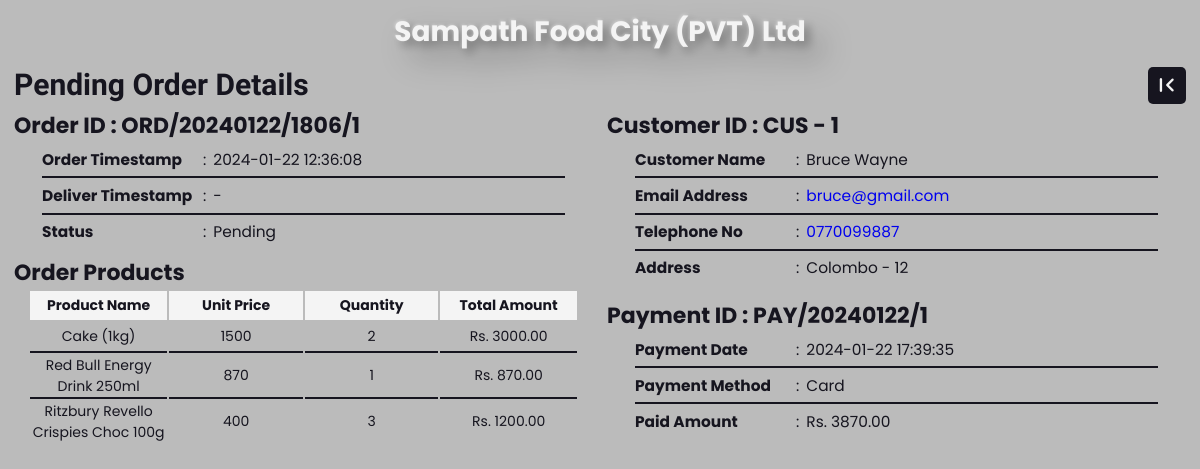
The app's page /Admin/Order-details.php?order=ORD/20240122/1806/1 with its own data.
### tables this page shows
CREATE TABLE `ordertb` (
  `OrderID` varchar(30) NOT NULL,
  `Order_Timestamp` timestamp NOT NULL DEFAULT current_timestamp(),
  `Deliver_Timestamp` timestamp NOT NULL DEFAULT current_timestamp() ON UPDATE current_timestamp(),
  `STATUS` enum('Deliver','Return','Pending') NOT NULL,
  `CusID` int(5) DEFAULT NULL,
  `StaffID` varchar(10) DEFAULT NULL
);

CREATE TABLE `order_product` (
  `OrderID` varchar(30) NOT NULL,
  `ProductID` varchar(20) NOT NULL,
  `Order_Quantity` int(5) NOT NULL
);

CREATE TABLE `product` (
  `ProductID` varchar(20) NOT NULL,
  `ProductName` varchar(100) NOT NULL,
  `Total_Quantity` int(11) NOT NULL,
  `Unit_Price` float NOT NULL,
  `Image` varchar(250) DEFAULT NULL,
  `CategoryID` int(11) DEFAULT NULL,
  `SupplierID` varchar(20) DEFAULT NULL
);

CREATE TABLE `customer` (
  `CustomerID` int(5) NOT NULL,
  `CusName` varchar(100) NOT NULL,
  `Address` text DEFAULT NULL,
  `GENDER` enum('Male','Female') NOT NULL,
  `DOB` date NOT NULL,
  `Email` varchar(120) NOT NULL,
  `ContactNo` varchar(20) NOT NULL
);

CREATE TABLE `payment` (
  `PaymentID` varchar(20) NOT NULL,
  `Payment_Timestamp` timestamp NOT NULL DEFAULT current_timestamp(),
  `Method` enum('Cash','Card') NOT NULL,
  `Total_Amount` float NOT NULL,
  `OrderID` varchar(30) DEFAULT NULL
);

### Admin/Order-details.php (the view, shortened to what this page needs)
<?php
    $OrderID = $_GET['order'];
?>
<!DOCTYPE html>
<html lang="en">
<head>
    <link href='https://unpkg.com/boxicons@2.1.2/css/boxicons.min.css' rel='stylesheet'>
</head>
<body>
    <main>
        <div class="h1">Sampath Food City (PVT) Ltd</div>
        <div class="insight">
            <div class="view">
                <div class="title">
                    <h2 id="title"></h2>
                    <div class="out">
                        <button onclick ="history.back()" class="in">
                            <span class="material-icons-round" id="home">first_page</span>
                        </button>
                    </div>
                </div>
                <div class="details">
                    <div class="main">
                        <div class="order table">
                            <?php
                                @include 'config.php';
                                $select = "SELECT * FROM ordertb WHERE OrderID = '$OrderID'";
                                $result = $conn->query($select);
                                if($result-> num_rows > 0){
                                    while($row = $result-> fetch_assoc()){
                            ?>
                            <h1 id="head">Order ID : <?= $row['OrderID'] ?></h1>
                            <table>
                                <thead>
                                    <tr>
                                        <th>Order Timestamp</th><td id="space">:</td><td><?= $row['Order_Timestamp'] ?></td>
                                    </tr>
                                    <tr>
                                        <th id="DPR">Deliver Timestamp</th><td id="space">:</td><td id="date"><?= $row['Deliver_Timestamp'] ?></td>
                                    </tr>
                                    <tr>
                                        <th>Status</th><td id="space">:</td>
                                        <td class="btn"><span id="status"><?= $row['STATUS'] ?></span>
                                        </td>
                                    </tr>
                                </thead>
                            </table>
                            <?php
                                    }
                                }
                            ?>
                        </div>
                        <div class="order-product">
                            <h1 id="head">Order Products</h1>
                            <div class="product">
                                <table>
                                    <tr>
                                        <th>Product Name</th>
                                        <th>Unit Price</th>
                                        <th>Quantity</th>
                                        <th>Total Amount</th>
                                    </tr>
                                    <?php
                                        @include 'config.php';
                                        $select = "SELECT * FROM order_product op, product p WHERE p.ProductID = op.ProductID AND op.OrderID = '$OrderID'";
                                        $result = $conn->query($select);
                                        if($result-> num_rows > 0){
                                            while($row = $result-> fetch_assoc()){
                                    ?>
                                    <tr>
                                        <td><?= $row['ProductName'] ?></td>
                                        <td><?= $row['Unit_Price'] ?></td>
                                        <td><?= $row['Order_Quantity'] ?></td>
                                        <td>Rs. <?=
                                            $total = $row['Unit_Price'] * $row['Order_Quantity'];
                                        ?>.00</td>
                                    </tr>
                                    <?php
                                            }
                                        }
                                    ?>
                                </table>
                            </div>
                        </div>
                    </div>
                    <div class="right">
                        <div class="customer table">
                            <?php
                                @include 'config.php';
                                $select = "SELECT * FROM ordertb o, customer c WHERE o.CusID = c.CustomerID AND o.OrderID = '$OrderID'";
                                $result = $conn->query($select);
                                if($result-> num_rows > 0){
                                    while($row = $result-> fetch_assoc()){
                            ?>
                            <h1 id="head">Customer ID : CUS - <?= $row['CustomerID'] ?></h1>
                            <table>
                                <thead>
                                    <tr>
                                        <th>Customer Name</th><td id="space">:</td><td><?= $row['CusName'] ?></td>
                                    </tr>
                                    <tr>
                                        <th>Email Address</th><td id="space">:</td><td><a href="mailto:<?= $row['Email'] ?>"><?= $row['Email'] ?></a></td>
                                    </tr>
                                    <tr>
                                        <th>Telephone No</th><td id="space">:</td><td><a href="tel:<?= $row['ContactNo'] ?>"><?= $row['ContactNo'] ?></a></td>
                                    </tr>
                                    <tr>
                                        <th>Address</th><td id="space">:</td><td><?= $row['Address'] ?></td>
                                    </tr>
                                </thead>
                            </table>
                            <?php
                                    }
                                }
                            ?>
                        </div>
                        <div class="payment table">
                            <?php
                                @include 'config.php';
                                $select = "SELECT * FROM ordertb o, payment p WHERE o.OrderID = p.OrderID AND o.OrderID = '$OrderID'";
                                $result = $conn->query($select);
                                if($result-> num_rows > 0){
                                    while($row = $result-> fetch_assoc()){
                            ?>
                            <h1 id="head">Payment ID : <?= $row['PaymentID'] ?></h1>
                            <table>
                                <thead>
                                    <tr>
                                        <th>Payment Date</th><td id="space">:</td><td><?= $row['Payment_Timestamp'] ?></td>
                                    </tr>
                                    <tr>
                                        <th>Payment Method</th><td id="space">:</td><td><?= $row['Method'] ?></td>
                                    </tr>
                                    <tr>
                                        <th>Paid Amount</th><td id="space">:</td><td>Rs. <?= $row['Total_Amount'] ?>.00</td>
                                    </tr>
                                </thead>
                            </table>
                            <?php
                                    }
                                }
                            ?>
                        </div>
                    </div>
                </div>
            </div>
        </div>
    </main>
</body>
</html>

### Admin/Order-details.php (style rules this page uses)
* { margin: 0; padding: 0; outline: none; border: none; text-decoration: none; list-style: none; box-sizing: border-box; }
html { font-size: 14px; }
body { position: relative; height: 100vh; width: 100%; background: #bbb; user-select: none; font-family: 'Poppins', sans-serif; overflow: hidden; }
main { display: flex; align-items: center; flex-direction: column; height: 100%; width: 100%; padding: .8rem 1rem; font-family: 'Poppins', sans-serif; gap: 1rem; }
main .h1 { color: #f4f4f4; font-size: 2rem; font-family: 'Poppins', sans-serif; font-weight: 700; text-align: center; filter: drop-shadow(-1px -1px 1px rgba(255,255,255,0.3)) drop-shadow(5px 5px 5px rgba(0,0,0,0.3)) drop-shadow(15px 15px 15px rgba(0,0,0,0.3)); }
main .insight { display: flex; width: 100%; column-gap: 1rem; height: 100%; }
.insight .view { width: 100%; height: 100%; }
.view .title { display: flex; position: relative; padding-bottom: .5rem; width: 100%; }
.title h2 { font-family: 'Lalezar', cursive; font-size: 30px; color: #16151f; }
.title .out { display: flex; align-items: center; column-gap: 1rem; position: absolute; right: 0; }
.out .in { display: flex; justify-content: center; align-items: center; background: #16151f; color: #f4f4f4; padding: .3rem; column-gap: .5rem; border-radius: 5px; margin-bottom: 1px; }
.in #home { font-size: 2rem; width: 30px; text-align: center; }
.view .details { display: flex; color: #16151f; gap: 1rem; width: 100%; height: 79vh; }
.details .main { font-size: 1rem; width: 50%; }
#head { font-size: 22px; }
.table { width: 95%; font-size: 1.1rem; }
.table table { margin: 0 2rem; width: 95%; border-collapse: collapse; }
.table table tr { text-align: left; }
table tr th { padding: .4rem 0; width: 10em; border-bottom: 2px solid #16151f; }
table tr td { border-bottom: 2px solid #16151f; position: relative; }
table tr #space { padding: .2rem .5rem; text-align: right; width: .5rem; }
table tr .btn { padding: .4rem 0; display: flex; align-items: center; }
table tr:last-child th { border: none; }
table tr:last-child td { border: none; }
.order-product { margin-top: .5rem; }
.order-product .product { position: relative; height: 52vh; overflow-y: auto; margin: 0 1rem; }
.product table { width: 100%; }
.product table tr th { padding: .3rem; z-index: 99; position: sticky; top: 0; background-color: #f4f4f4; border: none; }
.product table tr td { height: 2.2rem; border-bottom: 2px solid #16151f; text-align: center; }
.product table tr:last-child td { border-bottom: none; }
.right { width: 50%; display: flex; flex-direction: column; gap: 1rem; }

### records on screen
ordertb: OrderID "ORD/20240122/1806/1", Order_Timestamp "2024-01-22 12:36:08", STATUS "Pending", CusID.CustomerID "1", CusID.CusName "Bruce Wayne", CusID.Email "bruce@gmail.com", CusID.ContactNo "0770099887", CusID.Address "Colombo - 12"
order_product: ProductID.ProductName "Cake (1kg)", ProductID.Unit_Price "1500", Order_Quantity "2", $total = $row['Unit_Price'] * $row['Order_Quantity'] "3000"
order_product: ProductID.ProductName "Red Bull Energy Drink 250ml", ProductID.Unit_Price "870", Order_Quantity "1", $total=$row['Unit_Price']*$row['Order_Quantity'] "870"
order_product: ProductID.ProductName "Ritzbury Revello Crispies Choc 100g", ProductID.Unit_Price "400", Order_Quantity "3", $total = $row['Unit_Price'] * $row['Order_Quantity'] "1200"
payment: PaymentID "PAY/20240122/1", Payment_Timestamp "2024-01-22 17:39:35", Method "Card", Total_Amount "3870"
